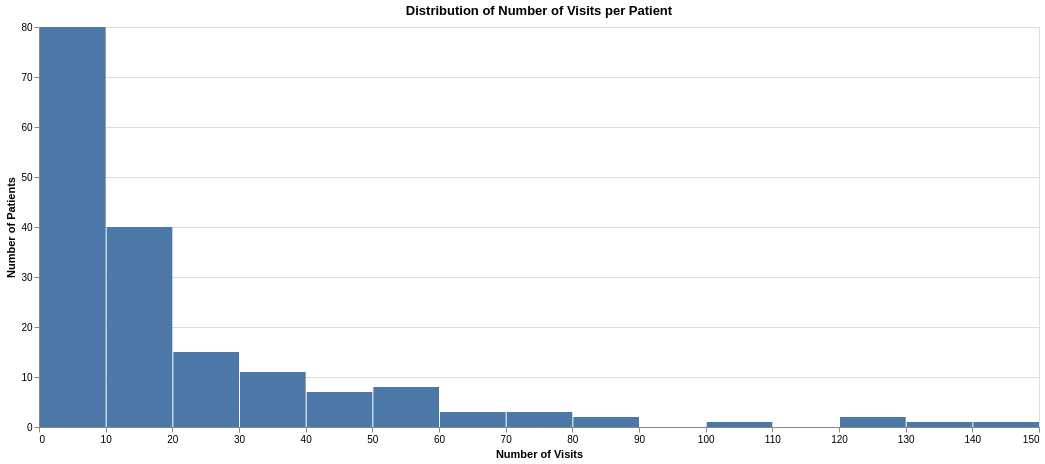

Here is the notebook cell this chart was saved with:
### Code cell
import altair as alt

# Prepare data for Altair histogram
# Altair needs the data in a DataFrame, which `patient_features` already is.
# To count patients per bin, we can use a histogram transform directly in Altair.

altair_data = patient_features.copy()
altair_data['n_visits_bin'] = pd.cut(altair_data['n_visits'], bins=20).astype(str)

chart = alt.Chart(altair_data).mark_bar().encode(
    x=alt.X('n_visits', bin=alt.Bin(maxbins=20), title='Number of Visits'),
    y=alt.Y('count()', title='Number of Patients'),
    tooltip=[
        alt.Tooltip('n_visits', bin=alt.Bin(maxbins=20), title='Visit Range'),
        alt.Tooltip('count()', title='Number of Patients')
    ]
).properties(
    title='Distribution of Number of Visits per Patient',
    width = 1000,
    height = 400
).interactive()

chart

### Figure 1 — Vega-Lite specification as saved in the notebook (floating-point values rounded to 4 significant figures; data arrays with more than 128 entries replaced by an {"elided": "..."} marker saying what was removed)
{"config": {"view": {"continuousWidth": 300, "continuousHeight": 300}}, "data": {"name": "data-ef564247f445897fa1019bb39a4a9a3b"}, "mark": {"type": "bar"}, "encoding": {"tooltip": [{"bin": {"maxbins": 20}, "field": "n_visits", "title": "Visit Range", "type": "quantitative"}, {"aggregate": "count", "title": "Number of Patients", "type": "quantitative"}], "x": {"bin": {"maxbins": 20}, "field": "n_visits", "title": "Number of Visits", "type": "quantitative"}, "y": {"aggregate": "count", "title": "Number of Patients", "type": "quantitative"}}, "height": 400, "params": [{"name": "param_8", "select": {"type": "interval", "encodings": ["x", "y"]}, "bind": "scales"}], "title": "Distribution of Number of Visits per Patient", "width": 1000, "$schema": "https://vega.github.io/schema/vega-lite/v5.20.1.json", "datasets": {"data-ef564247f445897fa1019bb39a4a9a3b": {"elided": "174 records"}}}
